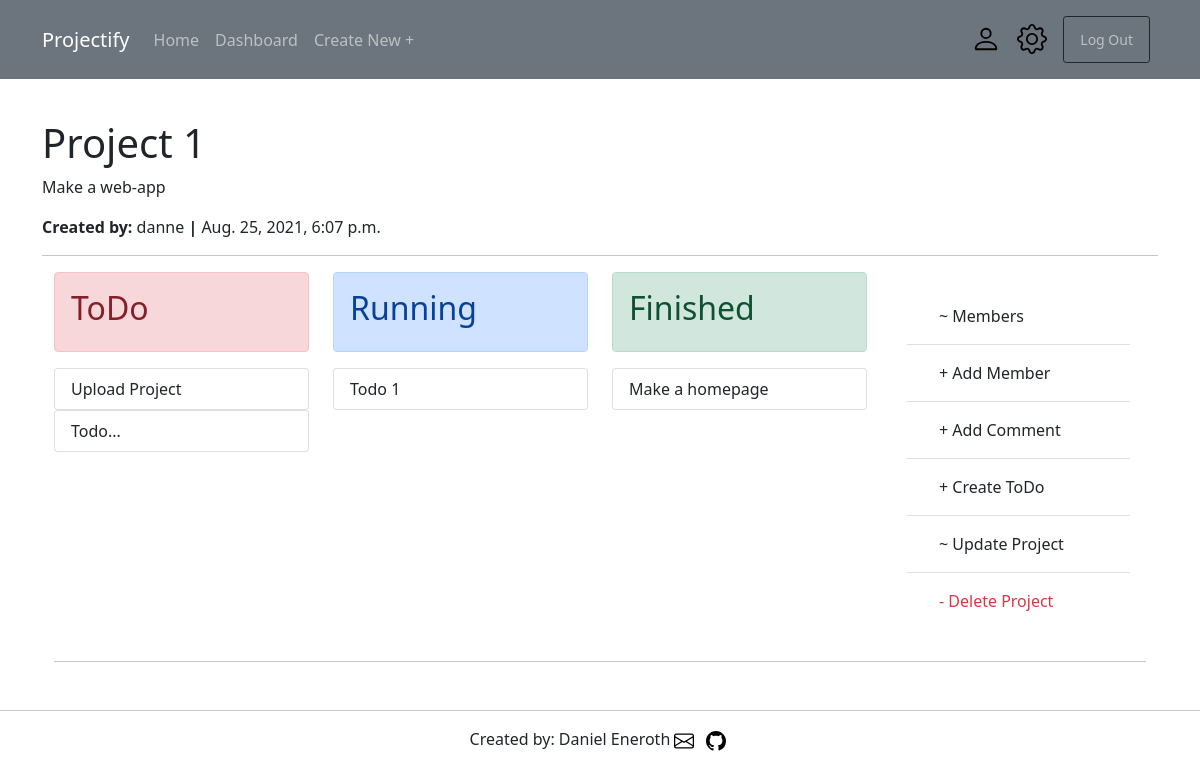
/projects/11/ (signed in), run on an earlier commit of the app's database.
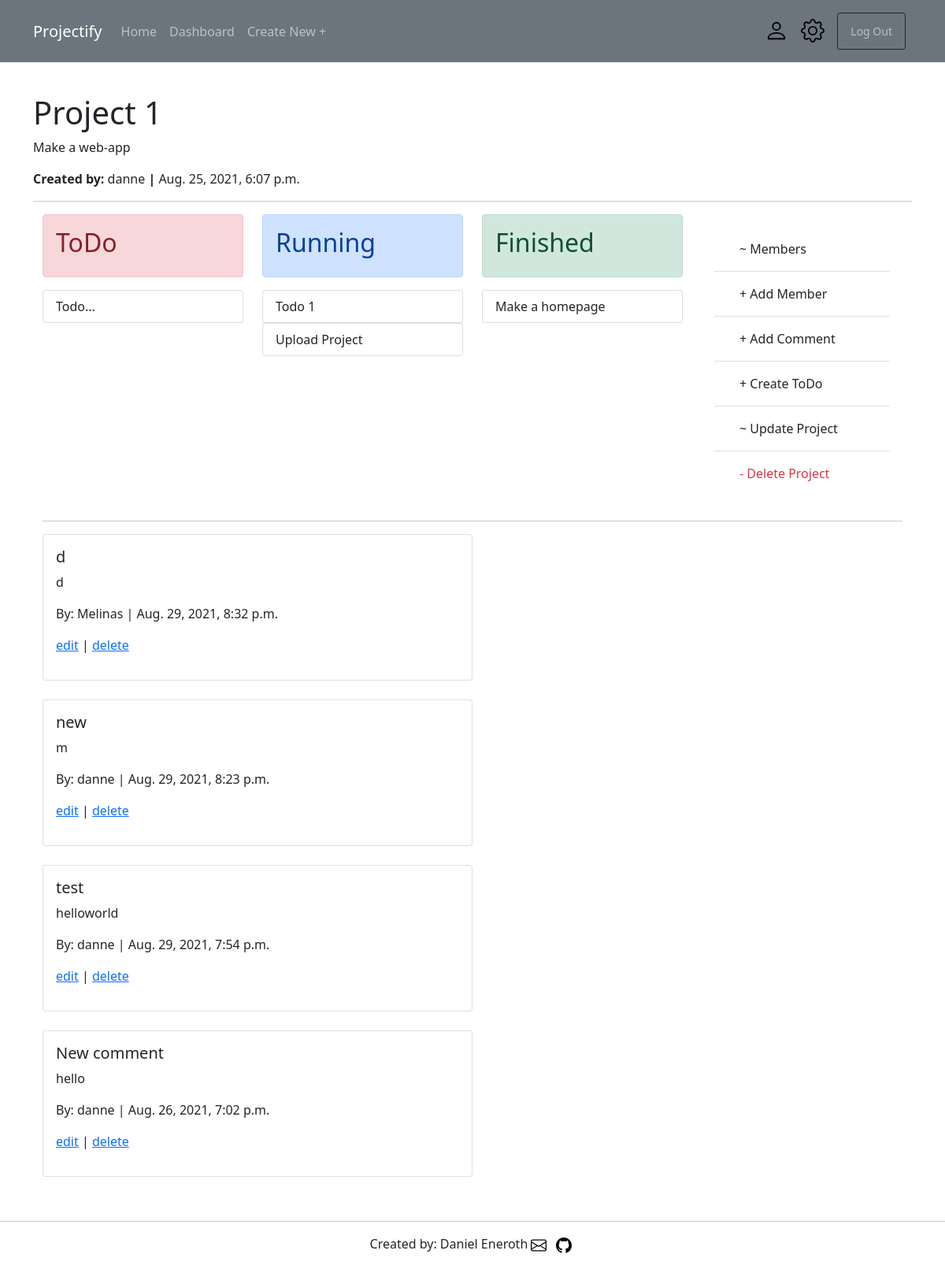
And on a later commit of the database.
### projects/models.py (models this page shows, shortened)
class Todo(models.Model):
    project = models.ForeignKey(Project, on_delete=models.SET_NULL, related_name='todos', null=True)
    title_todo = models.CharField(max_length=50)
    description_todo = models.TextField()
    creator_todo = models.ForeignKey(get_user_model(), on_delete=models.SET_NULL, null=True)
    date_created_todo = models.DateTimeField(auto_now_add=True)
    state_todo = models.CharField(choices=[('Planning', 'Planning state'), ('Running', 'Running state'), ('Finished', 'Finnished state'),], default='Planning', max_length=20)

class CommentProject(models.Model):
    project = models.ForeignKey(Project, on_delete=models.CASCADE, related_name='comment_project')
    author = models.ForeignKey(get_user_model(), on_delete=models.CASCADE)
    title = models.CharField(max_length=50)
    body = models.TextField(blank=False, null=False)
    date = models.DateTimeField(auto_now_add=True)

### accounts/models.py (models this page shows)
class CustomUser(AbstractUser):
    age = models.PositiveIntegerField(null=True, blank=True)
    bio_text = models.TextField(blank=True, null=True)
    profile_pic = models.ImageField(blank=True, null=True, default='blank_profile.png', upload_to='images/profiles/')
    facebook_url = models.URLField(blank=True, null=True)
    twitter_url = models.URLField(blank=True, null=True)
    instagram_url = models.URLField(blank=True, null=True)
    website_url = models.URLField(blank=True, null=True)

### projects/views.py (the view)
# urls.py: path('<int:pk>/', ProjectDetailView.as_view(), name='project_detail'),
class ProjectDetailView(LoginRequiredMixin, UserPassesTestMixin, DetailView):
    model = Project
    template_name = 'projects/project_detail.html'
    def get_context_data(self, **kwargs):
        context = super().get_context_data(**kwargs)
        comments = CommentProject.objects.filter(project=self.kwargs.get('pk')).order_by('-date')
        context['comments'] = comments
        return context
    def test_func(self):
        obj = self.get_object()
        if self.request.user in obj.members.all() or self.request.user in obj.admin.all() or self.request.user == obj.creator_project:
            return True
        else:
            return False

### templates/projects/project_detail.html (shortened to what this page needs)
{% extends 'base.html' %}
{% block content %}
<br />
<h1>{{ project.title_project }}</h1>
<p>{{ project.description_project }}</p>
<p><strong>Created by:</strong> {{ project.creator_project }} <strong>|</strong> {{ project.date_created_project }}</p>
<hr />
<div class="container">
    <div class="row">
        <div class="col-sm order-last align-self-right">
            <div class="card-body">
                <ul class="list-group list-group-flush">
                    <li class="list-group-item">
                        <a class="nav-link link-dark" href="#" id="navbarDarkDropdownMenuLink" role="button"
                            data-bs-toggle="dropdown" aria-expanded="false">~ Members</a>
                    </li>
                    <li class="list-group-item">
                        <a href="{% url 'project_add_member' project.pk %}" id="side-link" class="nav-link link-dark">+
                            Add Member</a>
                    </li>
                    <li class="list-group-item">
                        <a href="{% url 'comment_project' project.pk %}" id="side-link" class="nav-link link-dark">+
                            Add Comment</a>
                    </li>
                    <li class="list-group-item">
                        <a href="{% url 'todo_create' project.pk %}" id="side-link" class="nav-link link-dark">+ Create
                            ToDo</a>
                    </li>
                    <li class="list-group-item">
                        <a href="{% url 'project_update' project.pk %}" id="side-link" class="nav-link link-dark">~
                            Update Project</a>
                    </li>
                    <li class="list-group-item">
                        <a href="{% url 'project_delete' project.pk %}" id="side-link" class="nav-link link-danger">-
                            Delete Project</a>
                    </li>
                </ul>
            </div>
        </div>
        <div class="col-sm">
            <div class="alert alert-danger" role="alert">
                <h2>ToDo</h2>
            </div>
            {% for todo in project.todos.all %}
            {% if todo.state_todo == 'Planning' %}
            <div class="list-group">
                <a href="{% url 'todo_detail' todo.pk %}" class="list-group-item list-group-item-action">
                    {{ todo.title_todo }}
                </a>
            </div>
            {% endif %}
            {% endfor %}
            <br />
        </div>
        <div class="col-sm">
            <div class="alert alert-primary" role="alert">
                <h2>Running</h2>
            </div>
            {% for todo in project.todos.all %}
            {% if todo.state_todo == 'Running' %}
            <div class="list-group">
                <a href="{% url 'todo_detail' todo.pk %}" class="list-group-item list-group-item-action">
                    {{ todo.title_todo }}
                </a>
            </div>
            {% endif %}
            {% endfor %}
            <br />
        </div>
        <div class="col-sm">
            <div class="alert alert-success" role="alert">
                <h2>Finished</h2>
            </div>
            {% for todo in project.todos.all %}
            {% if todo.state_todo == 'Finished' %}
            <div class="list-group">
                <a href="{% url 'todo_detail' todo.pk %}" class="list-group-item list-group-item-action">
                    {{ todo.title_todo }}
                </a>
            </div>
            {% endif %}
            {% endfor %}
            <br />
        </div>
    </div>
    <hr>
    {% for comment in comments.all %}
    <div class="card w-50">
        <div class="card-body">
            <h5 class="card-title">{{comment.title}}</h5>
            <p class="card-text">{{comment.body}}</p>
            <p>By: {{comment.author}} | {{comment.date}}</p>
            <p><a href="{% url 'comment_project_edit' comment.pk  %}">edit</a> | <a href="{% url 'comment_project_delete' comment.pk %}">delete</a></p>
        </div>
    </div>
    <br />
    {% endfor %}
</div>
{% endblock content %}

What changed in the data, as far as the page shows it:
changed Todo "Upload Project": moves from the list under "ToDo" to the list under "Running"
added CommentProject: title "d", body "d", author "Melinas", date "Aug. 29, 2021, 8:32 p.m."
added CommentProject: title "new", body "m", author "danne", date "Aug. 29, 2021, 8:23 p.m."
added CommentProject: title "test", body "helloworld", author "danne", date "Aug. 29, 2021, 7:54 p.m."
added CommentProject: title "New comment", body "hello", author "danne", date "Aug. 26, 2021, 7:02 p.m."
